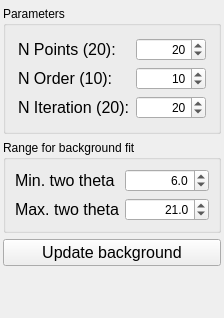
       <widget class="QWidget" name="tab_Bkgn">
        <attribute name="title">
         <string>Bkgn</string>
        </attribute>
        <layout class="QVBoxLayout" name="verticalLayout_10">
         <property name="leftMargin">
          <number>3</number>
         </property>
         <property name="topMargin">
          <number>6</number>
         </property>
         <property name="rightMargin">
          <number>3</number>
         </property>
         <property name="bottomMargin">
          <number>12</number>
         </property>
         <item>
          <widget class="QGroupBox" name="groupBox_5">
           <property name="sizePolicy">
            <sizepolicy hsizetype="Expanding" vsizetype="Fixed">
             <horstretch>0</horstretch>
             <verstretch>0</verstretch>
            </sizepolicy>
           </property>
           <property name="title">
            <string>Parameters</string>
           </property>
           <property name="flat">
            <bool>true</bool>
           </property>
           <layout class="QGridLayout" name="gridLayout_5">
            <property name="leftMargin">
             <number>12</number>
            </property>
            <property name="topMargin">
             <number>12</number>
            </property>
            <property name="rightMargin">
             <number>12</number>
            </property>
            <property name="bottomMargin">
             <number>12</number>
            </property>
            <item row="0" column="0">
             <widget class="QLabel" name="label_4">
              <property name="sizePolicy">
               <sizepolicy hsizetype="Fixed" vsizetype="Preferred">
                <horstretch>0</horstretch>
                <verstretch>0</verstretch>
               </sizepolicy>
              </property>
              <property name="font">
               <font>
                <family>Helvetica</family>
                <pointsize>12</pointsize>
                <weight>50</weight>
                <italic>false</italic>
                <bold>false</bold>
               </font>
              </property>
              <property name="text">
               <string>N Points (20):</string>
              </property>
              <property name="buddy">
               <cstring>spinBox_BGParam0</cstring>
              </property>
             </widget>
            </item>
            <item row="0" column="1">
             <widget class="QSpinBox" name="spinBox_BGParam0">
              <property name="sizePolicy">
               <sizepolicy hsizetype="Preferred" vsizetype="Fixed">
                <horstretch>0</horstretch>
                <verstretch>0</verstretch>
               </sizepolicy>
              </property>
              <property name="minimumSize">
               <size>
                <width>70</width>
                <height>0</height>
               </size>
              </property>
              <property name="focusPolicy">
               <enum>Qt::StrongFocus</enum>
              </property>
              <property name="alignment">
               <set>Qt::AlignRight|Qt::AlignTrailing|Qt::AlignVCenter</set>
              </property>
              <property name="value">
               <number>20</number>
              </property>
             </widget>
            </item>
            <item row="1" column="0">
             <widget class="QLabel" name="label_6">
              <property name="sizePolicy">
               <sizepolicy hsizetype="Fixed" vsizetype="Preferred">
                <horstretch>0</horstretch>
                <verstretch>0</verstretch>
               </sizepolicy>
              </property>
              <property name="font">
               <font>
                <family>Helvetica</family>
                <pointsize>12</pointsize>
                <weight>50</weight>
                <italic>false</italic>
                <bold>false</bold>
               </font>
              </property>
              <property name="text">
               <string>N Order (10):</string>
              </property>
              <property name="buddy">
               <cstring>spinBox_BGParam2</cstring>
              </property>
             </widget>
            </item>
            <item row="1" column="1">
             <widget class="QSpinBox" name="spinBox_BGParam1">
              <property name="sizePolicy">
               <sizepolicy hsizetype="Preferred" vsizetype="Fixed">
                <horstretch>0</horstretch>
                <verstretch>0</verstretch>
               </sizepolicy>
              </property>
              <property name="minimumSize">
               <size>
                <width>70</width>
                <height>0</height>
               </size>
              </property>
              <property name="focusPolicy">
               <enum>Qt::StrongFocus</enum>
              </property>
              <property name="alignment">
               <set>Qt::AlignRight|Qt::AlignTrailing|Qt::AlignVCenter</set>
              </property>
              <property name="value">
               <number>10</number>
              </property>
             </widget>
            </item>
            <item row="2" column="0">
             <widget class="QLabel" name="label_5">
              <property name="sizePolicy">
               <sizepolicy hsizetype="Fixed" vsizetype="Preferred">
                <horstretch>0</horstretch>
                <verstretch>0</verstretch>
               </sizepolicy>
              </property>
              <property name="font">
               <font>
                <family>Helvetica</family>
                <pointsize>12</pointsize>
                <weight>50</weight>
                <italic>false</italic>
                <bold>false</bold>
               </font>
              </property>
              <property name="text">
               <string>N Iteration (20):</string>
              </property>
              <property name="buddy">
               <cstring>spinBox_BGParam1</cstring>
              </property>
             </widget>
            </item>
            <item row="2" column="1">
             <widget class="QSpinBox" name="spinBox_BGParam2">
              <property name="sizePolicy">
               <sizepolicy hsizetype="Preferred" vsizetype="Fixed">
                <horstretch>0</horstretch>
                <verstretch>0</verstretch>
               </sizepolicy>
              </property>
              <property name="minimumSize">
               <size>
                <width>70</width>
                <height>0</height>
               </size>
              </property>
              <property name="focusPolicy">
               <enum>Qt::StrongFocus</enum>
              </property>
              <property name="alignment">
               <set>Qt::AlignRight|Qt::AlignTrailing|Qt::AlignVCenter</set>
              </property>
              <property name="value">
               <number>20</number>
              </property>
             </widget>
            </item>
           </layout>
          </widget>
         </item>
         <item>
          <widget class="QGroupBox" name="groupBox_4">
           <property name="title">
            <string>Range for background fit</string>
           </property>
           <property name="flat">
            <bool>true</bool>
           </property>
           <layout class="QGridLayout" name="gridLayout_9">
            <item row="0" column="0">
             <widget class="QLabel" name="label_2">
              <property name="sizePolicy">
               <sizepolicy hsizetype="Fixed" vsizetype="Preferred">
                <horstretch>0</horstretch>
                <verstretch>0</verstretch>
               </sizepolicy>
              </property>
              <property name="minimumSize">
               <size>
                <width>10</width>
                <height>0</height>
               </size>
              </property>
              <property name="font">
               <font>
                <family>Helvetica</family>
                <pointsize>12</pointsize>
                <weight>50</weight>
                <italic>false</italic>
                <bold>false</bold>
               </font>
              </property>
              <property name="text">
               <string>Min. two theta</string>
              </property>
             </widget>
            </item>
            <item row="0" column="1">
             <widget class="QDoubleSpinBox" name="doubleSpinBox_Background_ROI_min">
              <property name="sizePolicy">
               <sizepolicy hsizetype="Minimum" vsizetype="Fixed">
                <horstretch>0</horstretch>
                <verstretch>0</verstretch>
               </sizepolicy>
              </property>
              <property name="focusPolicy">
               <enum>Qt::StrongFocus</enum>
              </property>
              <property name="alignment">
               <set>Qt::AlignRight|Qt::AlignTrailing|Qt::AlignVCenter</set>
              </property>
              <property name="decimals">
               <number>1</number>
              </property>
              <property name="maximum">
               <double>10000.000000000000000</double>
              </property>
              <property name="singleStep">
               <double>0.100000000000000</double>
              </property>
              <property name="value">
               <double>6.000000000000000</double>
              </property>
             </widget>
            </item>
            <item row="1" column="0">
             <widget class="QLabel" name="label">
              <property name="font">
               <font>
                <family>Helvetica</family>
                <pointsize>12</pointsize>
                <weight>50</weight>
                <italic>false</italic>
                <bold>false</bold>
               </font>
              </property>
              <property name="text">
               <string>Max. two theta</string>
              </property>
             </widget>
            </item>
            <item row="1" column="1">
             <widget class="QDoubleSpinBox" name="doubleSpinBox_Background_ROI_max">
              <property name="sizePolicy">
               <sizepolicy hsizetype="Minimum" vsizetype="Fixed">
                <horstretch>0</horstretch>
                <verstretch>0</verstretch>
               </sizepolicy>
              </property>
              <property name="focusPolicy">
               <enum>Qt::StrongFocus</enum>
              </property>
              <property name="alignment">
               <set>Qt::AlignRight|Qt::AlignTrailing|Qt::AlignVCenter</set>
              </property>
              <property name="decimals">
               <number>1</number>
              </property>
              <property name="maximum">
               <double>10000.000000000000000</double>
              </property>
              <property name="singleStep">
               <double>0.100000000000000</double>
              </property>
              <property name="value">
               <double>21.000000000000000</double>
              </property>
             </widget>
            </item>
           </layout>
          </widget>
         </item>
         <item>
          <widget class="QPushButton" name="pushButton_UpdatePlots_tab2">
           <property name="sizePolicy">
            <sizepolicy hsizetype="Preferred" vsizetype="Fixed">
             <horstretch>0</horstretch>
             <verstretch>0</verstretch>
            </sizepolicy>
           </property>
           <property name="font">
            <font>
             <family>Helvetica</family>
             <pointsize>12</pointsize>
             <weight>50</weight>
             <italic>false</italic>
             <bold>false</bold>
            </font>
           </property>
           <property name="text">
            <string>Update background</string>
           </property>
          </widget>
         </item>
         <item>
          <spacer name="verticalSpacer_3">
           <property name="orientation">
            <enum>Qt::Vertical</enum>
           </property>
           <property name="sizeHint" stdset="0">
            <size>
             <width>20</width>
             <height>40</height>
            </size>
           </property>
          </spacer>
         </item>
        </layout>
       </widget>
